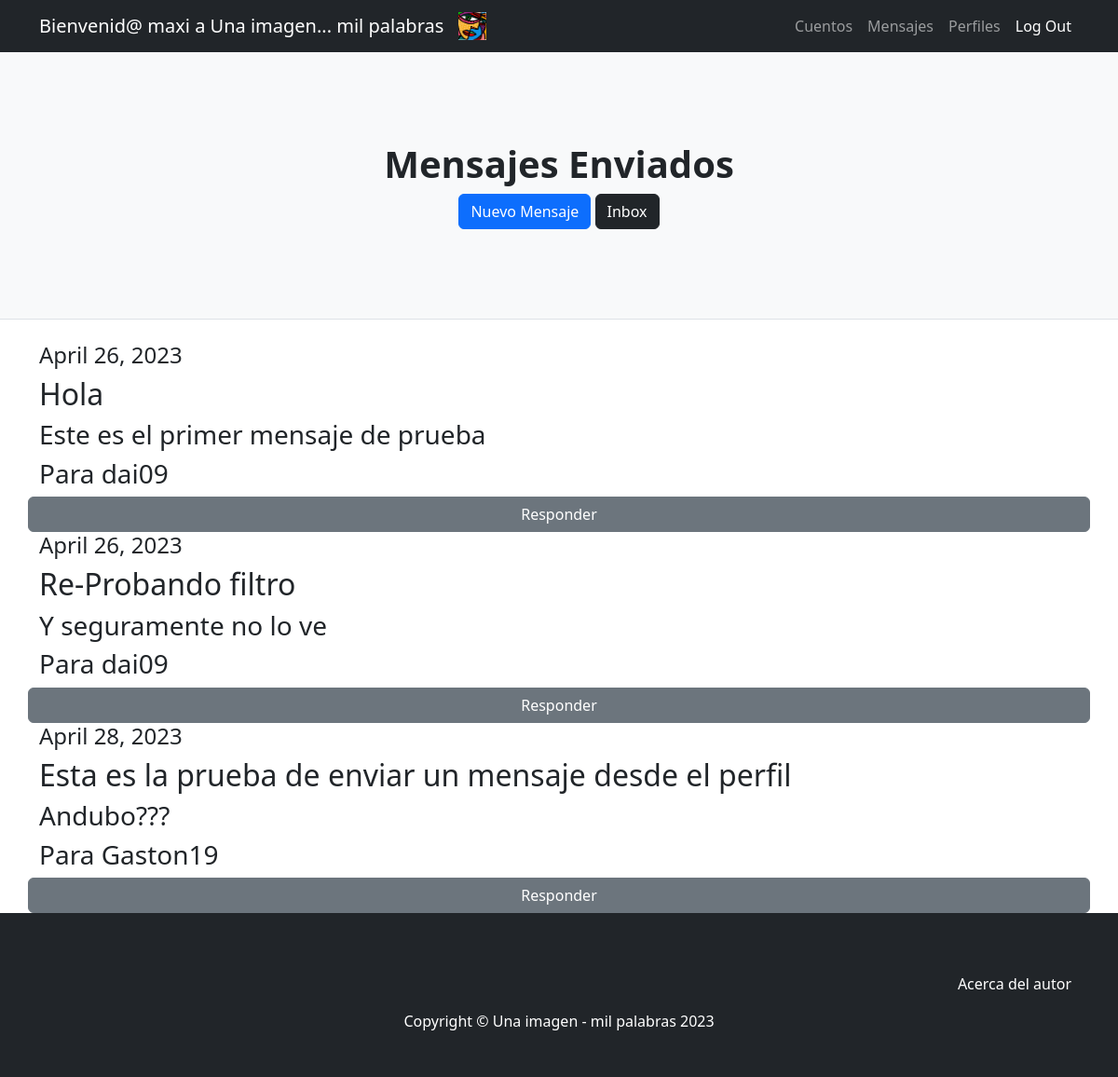
The app's page /AppUsuarios/mensajesEnviados (signed in), older data.
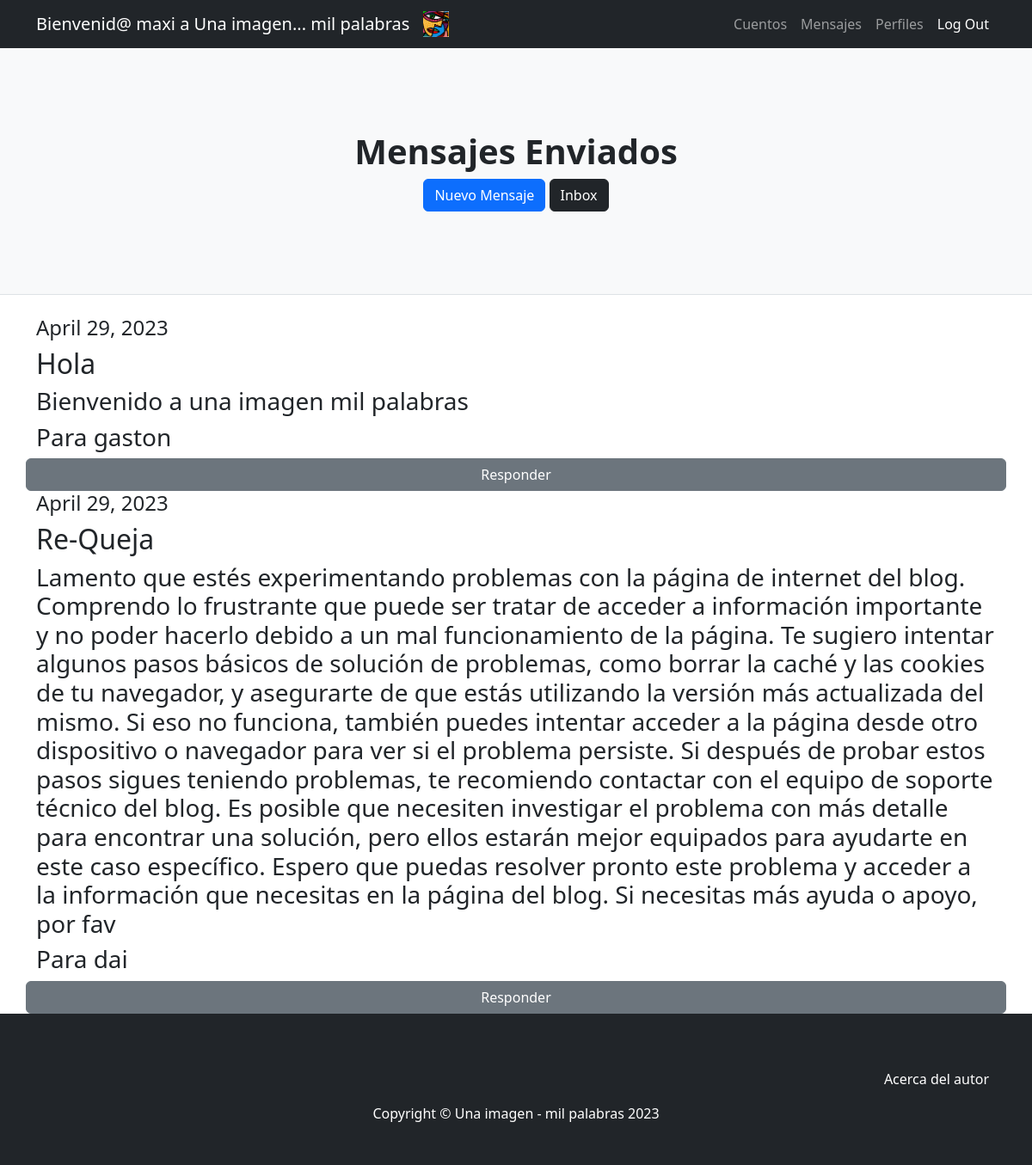
The same page, newer data.
### AppUsuarios/models.py (models this page shows, shortened)
class Mensaje(models.Model):
    remitente=models.ForeignKey(User, related_name="remitente", on_delete=models.CASCADE)
    destinatario=models.ForeignKey(User, related_name="destinatario", on_delete=models.CASCADE)
    titulo=models.CharField(max_length=30)
    contenido=models.CharField(max_length=1000)
    fecha=models.DateField()

### AppUsuarios/views.py (the view)
# urls.py: path('mensajesEnviados', mensajesEnviados, name='mensajesEnviados'),
@login_required
def mensajesEnviados(request):
    mensajes=Mensaje.objects.all()
    return render (request, 'AppUsuarios/mensajesEnviados.html', {'mensajes':mensajes,"avatar":obtenerAvatar(request)})

### AppUsuarios/views.py (called while the page is built)
@login_required
def obtenerAvatar(request):
    avatares=Avatar.objects.filter(user=request.user.id)
    if len(avatares)!=0:
        return avatares[0].imagen.url
    else:
        return "/media/avatars/default.png"

### AppUsuarios/templates/AppUsuarios/mensajesEnviados.html
{% extends "AppUsuarios/padre.html" %}
{% load static %}
{% block titulo %}
<h1 class="fw-bolder">Mensajes Enviados</h1>
<a class="btn btn-primary" href="{% url 'nuevoMensaje' %}">Nuevo Mensaje</a>
<a class="btn btn-dark" href="{% url 'mensajes' %}">Inbox</a>
{% endblock %}
{% block cuerpo %}
<body>
    {% for mensaje in mensajes %}
    {% if mensaje.remitente == request.user %}
    <h4>{{ mensaje.fecha }}</h4>
    <h2>{{ mensaje.titulo }}</h2>
    <h3>{{ mensaje.contenido }}</h3>
    <h3>Para {{mensaje.destinatario}}</h3>
    <a class="btn btn-secondary" href="{% url 'responder' mensaje.id %}">Responder</a>
    {% endif %}
    {% endfor %}
</body>
{% endblock %}

Row changes from the older to the newer data that the page shows:
removed Mensaje: fecha "April 26, 2023", titulo "Hola", contenido "Este es el primer mensaje de prueba", destinatario "dai09"
removed Mensaje: fecha "April 26, 2023", titulo "Re-Probando filtro", contenido "Y seguramente no lo ve", destinatario "dai09"
removed Mensaje: fecha "April 28, 2023", titulo "Esta es la prueba de enviar un mensaje desde el perfil", contenido "Andubo???", destinatario "Gaston19"
added Mensaje: fecha "April 29, 2023", titulo "Hola", contenido "Bienvenido a una imagen mil palabras", destinatario "gaston"
added Mensaje: fecha "April 29, 2023", titulo "Re-Queja", contenido "Lamento que estés experimentando problemas con la página de internet del blog. Comprendo lo frustrante que puede ser tratar de acceder a información importante y no poder hacerlo debido a un mal funcionamiento de la página. Te sugiero intentar algunos pasos básicos de solución de problemas, como borrar la caché y las cookies de tu navegador, y asegurarte de que estás utilizando la versión más actualizada del mismo. Si eso no funciona, también puedes intentar acceder a la página desde otro dispositivo o navegador para ver si el problema persiste. Si después de probar estos pasos sigues teniendo problemas, te recomiendo contactar con el equipo de soporte técnico del blog. Es posible que…", destinatario "dai"
